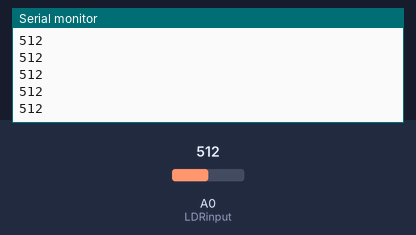
Recording of a sketch running on a simulated Arduino Uno, built with avr-gcc and run on an emulated ATmega328P. Parts: the last lines printed to the serial monitor. Inputs (shaded band) come from the test bench; at power-on: A0 (LDRinput) = 512.

Above: at 1.2 s.
1.3 s: A0 (LDRinput) set to 716
At 2.1 s:
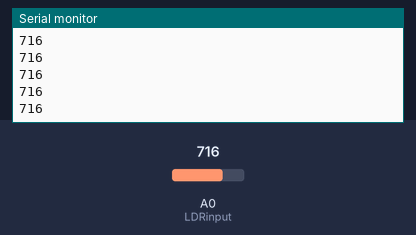
2.8 s: A0 (LDRinput) set to 900
At 3.5 s:
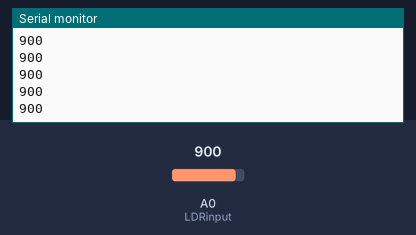
Timing chart, 0 to 5.8 s (numbered marks = the images above; inputs shaded):
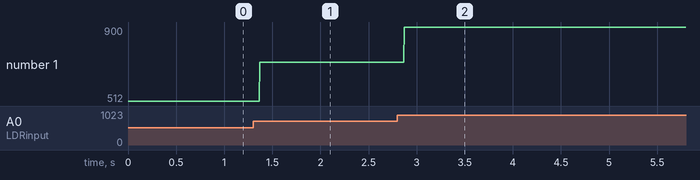

Measured:
- after the input at 1.3 s, the serial monitor: prints a new line after 0.07 s (image 1)
- after the input at 2.8 s, the serial monitor: prints a new line after 0.07 s (image 2)
- plotted number 1: 512 → 716 after the input at 1.3 s, 716 → 900 after the input at 2.8 s

The sketch:

LDR_test.ino
```cpp
  // this program teste the analogue read of the analogue pins. It then outputs the reading via the serial communication in the port
const int LDRinput = A0; // sets up the analogue pin A0
// const int porousHigh = 900;
// const int porousLow = 700;

const int coarseAvg = 400;
const int fineAvg = 550;
const int threshold = 100;
void setup()
{
    // initialize the serial communications:
    Serial.begin(9600); // set the baud rate(9600 in this case）
}

void loop()
{
    // Serial.println(analogRead(input1));
//    if (analogRead(LDRinput) >= fineAvg - threshold)
//    {
//        Serial.println("fine block");
//    }
//    else if (analogRead(LDRinput) < coarseAvg + threshold && analogRead(LDRinput) >= coarseAvg - threshold)
//    {
//        Serial.println("coarse block");
//    }
//    else
//    {
        Serial.println(analogRead(LDRinput));
//    }

}
```
